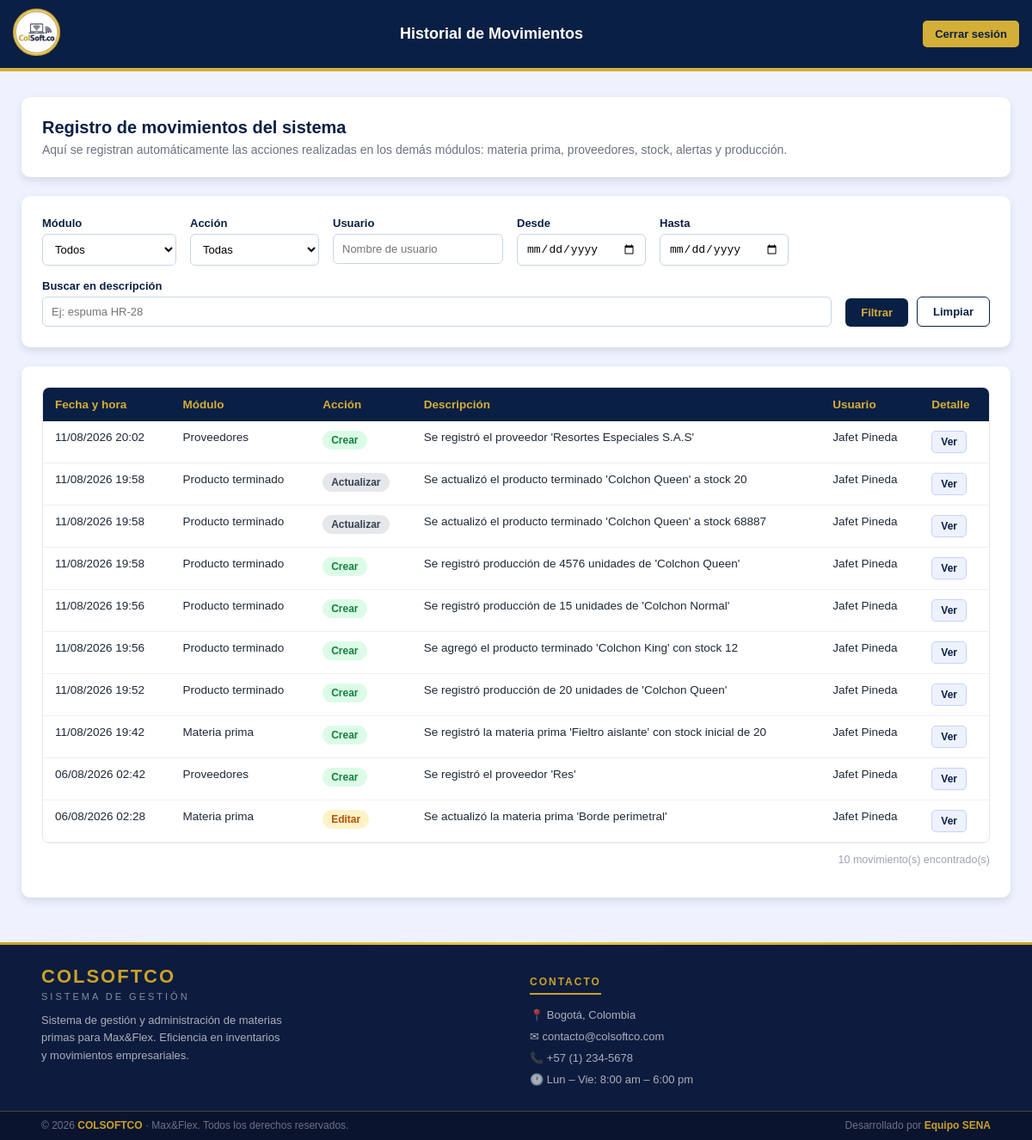
Screenshot of /view/historial_movimientos/historial.php (signed in) with the database file from the repository.
### tables this page shows
CREATE TABLE `historial_movimientos` (
  `id` int(11) NOT NULL,
  `modulo` varchar(50) NOT NULL,
  `accion` varchar(50) NOT NULL,
  `id_registro` int(11) DEFAULT NULL,
  `descripcion` text NOT NULL,
  `datos_anteriores` longtext DEFAULT NULL CHECK (json_valid(`datos_anteriores`)),
  `datos_nuevos` longtext DEFAULT NULL CHECK (json_valid(`datos_nuevos`)),
  `usuario_id` int(11) DEFAULT NULL,
  `usuario_nombre` varchar(100) NOT NULL,
  `ip` varchar(45) DEFAULT NULL,
  `fecha_hora` datetime NOT NULL DEFAULT current_timestamp()
);

### app/HistorialMovimientos.php (called while the page is built, shortened)
<?php
require_once __DIR__ . '/../config/conexion.php';
class HistorialMovimientos
{
    private PDO $conn;
    public function __construct()
    {
        $this->conexionObj = new Conexion();
        $this->conn = $this->conexionObj->getConnection();
    }
    public function obtener(array $filtros = [], int $pagina = 1, int $porPagina = 20): array
    {
        [$where, $params] = $this->construirFiltros($filtros);
        $offset = max(0, ($pagina - 1) * $porPagina);
        $sql = "SELECT * FROM historial_movimientos
                {$where}
                ORDER BY fecha_hora DESC
                LIMIT :limite OFFSET :offset";
        $stmt = $this->conn->prepare($sql);
        $stmt->bindValue(':limite', $porPagina, PDO::PARAM_INT);
        $stmt->bindValue(':offset', $offset, PDO::PARAM_INT);
        $stmt->execute();
        return $stmt->fetchAll(PDO::FETCH_ASSOC);
    }
    public function contarRegistros(array $filtros = []): int
    {
        [$where, $params] = $this->construirFiltros($filtros);
        $sql = "SELECT COUNT(*) AS total FROM historial_movimientos {$where}";
        $stmt = $this->conn->prepare($sql);
        $stmt->execute();
        return (int) $stmt->fetch(PDO::FETCH_ASSOC)['total'];
    }
    private function construirFiltros(array $filtros): array
    {
        $condiciones = [];
        $params = [];
        $where = count($condiciones) > 0 ? 'WHERE ' . implode(' AND ', $condiciones) : '';
        return [$where, $params];
    }
}

### config/conexion.php (called while the page is built, shortened)
<?php
  class Conexion
  {
    private string $Servidor = "localhost";
    private string $BaseDeDatos = "colsoftco";
    private string $Usuario = "root";
    private string $Password = "";
    public function getConnection(){
      $this->Conector = new PDO(
        "mysql:host=".$this->Servidor.";dbname=".$this->BaseDeDatos,
        $this->Usuario,
        $this->Password
      );
      $this->Conector->exec("set names utf8");
      return $this->Conector;
    }
  }

### view/historial_movimientos/historial.php (the view, shortened to what this page needs)
<?php
require_once __DIR__ . '/../../app/HistorialMovimientos.php';
$historial = new HistorialMovimientos();
$filtros = [
    'modulo'       => $_GET['modulo'] ?? '',
    'accion'       => $_GET['accion'] ?? '',
    'usuario'      => $_GET['usuario'] ?? '',
    'fecha_inicio' => $_GET['fecha_inicio'] ?? '',
    'fecha_fin'    => $_GET['fecha_fin'] ?? '',
    'buscar'       => $_GET['buscar'] ?? '',
];
$porPagina = 15;
$pagina    = isset($_GET['pagina']) ? max(1, (int) $_GET['pagina']) : 1;
$totalRegistros = $historial->contarRegistros($filtros);
$movimientos    = $historial->obtener($filtros, $pagina, $porPagina);
function claseAccion(string $accion): string
{
    return match ($accion) {
        'crear'    => 'badge badge-crear',
        'editar'   => 'badge badge-editar',
        'eliminar' => 'badge badge-eliminar',
        'entrada'  => 'badge badge-entrada',
        'salida'   => 'badge badge-salida',
        default    => 'badge badge-default',
    };
}
?>
<!DOCTYPE html>
<html lang="es">
<head>
    <link rel="stylesheet" href="historial.css">
</head>
<body>
    <header>
        <div class="logo">
            <a href="../../app/ir_panel.php">
                <img src="../../public/imagenes/logo.png" alt="logo">
            </a>
        </div>
        <div class="header-title">
            <h1>Historial de Movimientos</h1>
        </div>
        <button id="btnLogout" class="btn-logout" onclick="cerrarSesion()">
            Cerrar sesión
        </button>
    </header>
    <div class="page-body">
        <main class="content">
            <div class="tarjeta">
                <h2>Registro de movimientos del sistema</h2>
                <p class="subtitulo">
                    Aquí se registran automáticamente las acciones realizadas en los
                    demás módulos: materia prima, proveedores, stock, alertas y producción.
                </p>
            </div>
            <div class="tarjeta">
                <form class="filtros" method="GET" action="historial.php">
                    <div class="campo-filtro">
                        <label for="modulo">Módulo</label>
                        <select name="modulo" id="modulo">
                            <option value="">Todos</option>
                        </select>
                    </div>
                    <div class="campo-filtro">
                        <label for="accion">Acción</label>
                        <select name="accion" id="accion">
                            <option value="">Todas</option>
                        </select>
                    </div>
                    <div class="campo-filtro">
                        <label for="usuario">Usuario</label>
                        <input type="text" name="usuario" id="usuario" placeholder="Nombre de usuario"
                            value="<?= htmlspecialchars($filtros['usuario']) ?>">
                    </div>
                    <div class="campo-filtro">
                        <label for="fecha_inicio">Desde</label>
                        <input type="date" name="fecha_inicio" id="fecha_inicio"
                            value="<?= htmlspecialchars($filtros['fecha_inicio']) ?>">
                    </div>
                    <div class="campo-filtro">
                        <label for="fecha_fin">Hasta</label>
                        <input type="date" name="fecha_fin" id="fecha_fin"
                            value="<?= htmlspecialchars($filtros['fecha_fin']) ?>">
                    </div>
                    <div class="campo-filtro campo-buscar">
                        <label for="buscar">Buscar en descripción</label>
                        <input type="text" name="buscar" id="buscar" placeholder="Ej: espuma HR-28"
                            value="<?= htmlspecialchars($filtros['buscar']) ?>">
                    </div>
                    <div class="campo-filtro acciones-filtro">
                        <button type="submit" class="btn btn-primary">Filtrar</button>
                        <a href="historial.php" class="btn btn-outline">Limpiar</a>
                    </div>
                </form>
            </div>
            <div class="tarjeta">
                <div class="tabla-wrapper">
                    <table class="tabla-historial">
                        <thead>
                            <tr>
                                <th>Fecha y hora</th>
                                <th>Módulo</th>
                                <th>Acción</th>
                                <th>Descripción</th>
                                <th>Usuario</th>
                                <th>Detalle</th>
                            </tr>
                        </thead>
                        <tbody>
                            <?php if (count($movimientos) === 0): ?>
                                <tr>
                                    <td colspan="6" class="sin-resultados">
                                        No se encontraron movimientos con los filtros seleccionados.
                                    </td>
                                </tr>
                            <?php else: ?>
                                <?php foreach ($movimientos as $mov): ?>
                                    <tr>
                                        <td><?= date('d/m/Y H:i', strtotime($mov['fecha_hora'])) ?></td>
                                        <td><?= htmlspecialchars(ucfirst(str_replace('_', ' ', $mov['modulo']))) ?></td>
                                        <td><span class="<?= claseAccion($mov['accion']) ?>"><?= htmlspecialchars(ucfirst($mov['accion'])) ?></span></td>
                                        <td><?= htmlspecialchars($mov['descripcion']) ?></td>
                                        <td><?= htmlspecialchars($mov['usuario_nombre']) ?></td>
                                        <td>
                                            <?php if ($mov['datos_anteriores'] || $mov['datos_nuevos']): ?>
                                                <button type="button" class="btn-detalle"
                                                    onclick="mostrarDetalle(<?= (int) $mov['id'] ?>)">
                                                    Ver
                                                </button>
                                            <?php else: ?>
                                                —
                                            <?php endif; ?>
                                        </td>
                                    </tr>
                                <?php endforeach; ?>
                            <?php endif; ?>
                        </tbody>
                    </table>
                </div>
                <p class="total-resultados"><?= $totalRegistros ?> movimiento(s) encontrado(s)</p>
            </div>
        </main>
    </div>
    <footer>
        <div class="footer-divider"></div>
        <div class="footer-top">
            <div>
                <p class="footer-brand-name">COLSOFTCO</p>
                <p class="footer-brand-sub">Sistema de Gestión</p>
                <p class="footer-brand-desc">
                    Sistema de gestión y administración de materias primas para Max&Flex.
                    Eficiencia en inventarios y movimientos empresariales.
                </p>
            </div>
            <div>
                <p class="footer-col-title">Contacto</p>
                <div class="footer-contact-item">📍 Bogotá, Colombia</div>
                <div class="footer-contact-item">✉ contacto@colsoftco.com</div>
                <div class="footer-contact-item">📞 +57 (1) 234-5678</div>
                <div class="footer-contact-item">🕐 Lun – Vie: 8:00 am – 6:00 pm</div>
            </div>
        </div>
        <div class="footer-bottom">
            <span>© 2026 <strong>COLSOFTCO</strong> · Max&Flex. Todos los derechos reservados.</span>
            <span>Desarrollado por <strong>Equipo SENA</strong></span>
        </div>
    </footer>
</body>
</html>

### view/historial_movimientos/historial.css (style rules this page uses)
* { box-sizing: border-box; }
body { font-family: Arial, Helvetica, sans-serif; background: #eef2ff; margin: 0; display: flex; flex-direction: column; min-height: 100vh; color: #1f2937; }
header { display: flex; align-items: center; justify-content: space-between; background-color: #0A1F44; padding: 10px 15px; min-height: 70px; border-bottom: 4px solid #D4AF37; gap: 10px; }
header .logo { display: flex; align-items: center; flex-shrink: 0; }
header .logo img { width: 55px; height: 55px; border-radius: 50%; border: 2px solid #D4AF37; background: white; }
.header-title { flex: 1; text-align: center; overflow: hidden; }
.header-title h1 { margin: 0; color: white; font-size: 18px; font-weight: bold; }
.btn-logout { background-color: #D4AF37; color: #0A1F44; border: none; padding: 8px 14px; border-radius: 5px; cursor: pointer; font-size: 13px; font-weight: bold; transition: 0.3s; flex-shrink: 0; }
.page-body { flex: 1; padding: 30px 15px; }
.content { margin: 0 auto; max-width: 1150px; width: 100%; }
.tarjeta { background: #fff; border-radius: 10px; box-shadow: 0 4px 10px rgba(0, 0, 0, .1); padding: 24px; margin-bottom: 22px; }
.tarjeta h2 { margin: 0 0 6px; color: #0A1F44; font-size: 20px; }
.subtitulo { margin: 0; color: #6b7280; font-size: 14px; }
.filtros { display: flex; flex-wrap: wrap; gap: 16px; }
.campo-filtro { display: flex; flex-direction: column; font-size: 13px; min-width: 150px; }
.campo-filtro label { margin-bottom: 5px; font-weight: 600; color: #0A1F44; }
.campo-filtro input, .campo-filtro select { padding: 9px 10px; border: 1px solid #cbd5e1; border-radius: 6px; font-size: 13px; background: #fff; }
.campo-buscar { flex-grow: 1; min-width: 220px; }
.acciones-filtro { flex-direction: row; align-items: flex-end; gap: 10px; }
.btn { padding: 9px 18px; border-radius: 6px; font-size: 13px; font-weight: 700; text-decoration: none; border: none; cursor: pointer; display: inline-block; text-align: center; }
.btn-primary { background: #0A1F44; color: #D4AF37; }
.btn-outline { background: #fff; color: #0A1F44; border: 1px solid #0A1F44; }
.tabla-wrapper { overflow-x: auto; border: 1px solid #e5e7eb; border-radius: 8px; }
.tabla-historial { width: 100%; border-collapse: collapse; font-size: 13.5px; }
.tabla-historial thead { background: #0A1F44; }
.tabla-historial thead th { color: #D4AF37; text-align: left; padding: 12px 14px; font-weight: 700; white-space: nowrap; }
.tabla-historial tbody tr { border-bottom: 1px solid #eef0f2; }
.tabla-historial td { padding: 11px 14px; vertical-align: top; }
.badge { display: inline-block; padding: 4px 10px; border-radius: 20px; font-size: 12px; font-weight: 700; white-space: nowrap; }
.badge-crear { background: #dcfce7; color: #15803d; }
.badge-editar { background: #fef3c7; color: #b45309; }
.badge-default { background: #e5e7eb; color: #374151; }
.btn-detalle { background: #eef2ff; color: #0A1F44; border: 1px solid #c7d2fe; border-radius: 5px; padding: 5px 10px; font-size: 12px; cursor: pointer; font-weight: 600; }
.total-resultados { text-align: right; font-size: 12.5px; color: #9ca3af; margin-top: 12px; }
footer { background: #0D1B3E; color: #ffffff; width: 100%; margin-top: auto; flex-shrink: 0; }
.footer-divider { width: 100%; height: 3px; background: linear-gradient(90deg, #C9A227, #E8C84A, #C9A227); }
.footer-top { display: grid; grid-template-columns: 1fr 1fr; gap: 2rem; padding: 1.5rem 3rem 1.2rem; border-bottom: 1px solid rgba(201, 162, 39, 0.3); }
.footer-brand-name { font-size: 22px; font-weight: 700; color: #C9A227; letter-spacing: 2px; margin: 0 0 4px; }
.footer-brand-sub { font-size: 11px; letter-spacing: 3px; color: rgba(255, 255, 255, 0.5); text-transform: uppercase; margin: 0 0 12px; }
.footer-brand-desc { font-size: 13px; color: rgba(255, 255, 255, 0.65); line-height: 1.6; max-width: 280px; margin: 0; }
.footer-col-title { font-size: 12px; font-weight: 700; letter-spacing: 2px; text-transform: uppercase; color: #C9A227; border-bottom: 2px solid #C9A227; display: inline-block; padding-bottom: 6px; margin-bottom: 16px; }
.footer-contact-item { display: flex; align-items: flex-start; gap: 10px; margin-bottom: 10px; font-size: 13px; color: rgba(255, 255, 255, 0.65); }
.footer-bottom { display: flex; justify-content: space-between; align-items: center; padding: 0.6rem 3rem; background: rgba(0, 0, 0, 0.25); flex-wrap: wrap; gap: 8px; }
.footer-bottom span { font-size: 12px; color: rgba(255, 255, 255, 0.4); }
.footer-bottom strong { color: #C9A227; }

### rows the page displays
historial_movimientos: fecha_hora "11/08/2026 20:02", modulo "Proveedores", accion "Crear", descripcion "Se registró el proveedor 'Resortes Especiales S.A.S'", usuario_nombre "Jafet Pineda"
historial_movimientos: fecha_hora "11/08/2026 19:58", modulo "Producto terminado", accion "Actualizar", descripcion "Se actualizó el producto terminado 'Colchon Queen' a stock 20", usuario_nombre "Jafet Pineda"
historial_movimientos: fecha_hora "11/08/2026 19:58", modulo "Producto terminado", accion "Actualizar", descripcion "Se actualizó el producto terminado 'Colchon Queen' a stock 68887", usuario_nombre "Jafet Pineda"
historial_movimientos: fecha_hora "11/08/2026 19:58", modulo "Producto terminado", accion "Crear", descripcion "Se registró producción de 4576 unidades de 'Colchon Queen'", usuario_nombre "Jafet Pineda"
historial_movimientos: fecha_hora "11/08/2026 19:56", modulo "Producto terminado", accion "Crear", descripcion "Se registró producción de 15 unidades de 'Colchon Normal'", usuario_nombre "Jafet Pineda"
historial_movimientos: fecha_hora "11/08/2026 19:56", modulo "Producto terminado", accion "Crear", descripcion "Se agregó el producto terminado 'Colchon King' con stock 12", usuario_nombre "Jafet Pineda"
historial_movimientos: fecha_hora "11/08/2026 19:52", modulo "Producto terminado", accion "Crear", descripcion "Se registró producción de 20 unidades de 'Colchon Queen'", usuario_nombre "Jafet Pineda"
historial_movimientos: fecha_hora "11/08/2026 19:42", modulo "Materia prima", accion "Crear", descripcion "Se registró la materia prima 'Fieltro aislante' con stock inicial de 20", usuario_nombre "Jafet Pineda"
historial_movimientos: fecha_hora "06/08/2026 02:42", modulo "Proveedores", accion "Crear", descripcion "Se registró el proveedor 'Res'", usuario_nombre "Jafet Pineda"
historial_movimientos: fecha_hora "06/08/2026 02:28", modulo "Materia prima", accion "Editar", descripcion "Se actualizó la materia prima 'Borde perimetral'", usuario_nombre "Jafet Pineda"

### other values shown
$totalRegistros "10"
